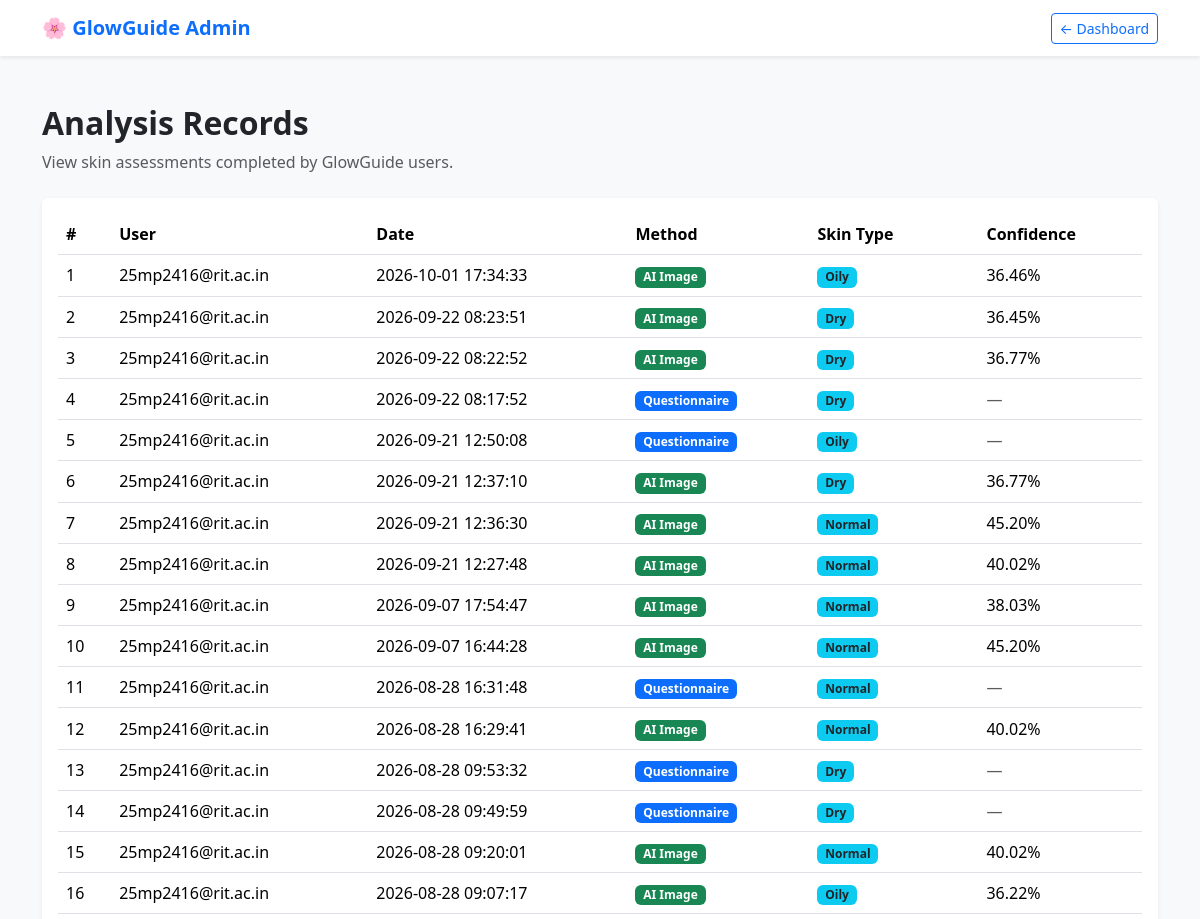
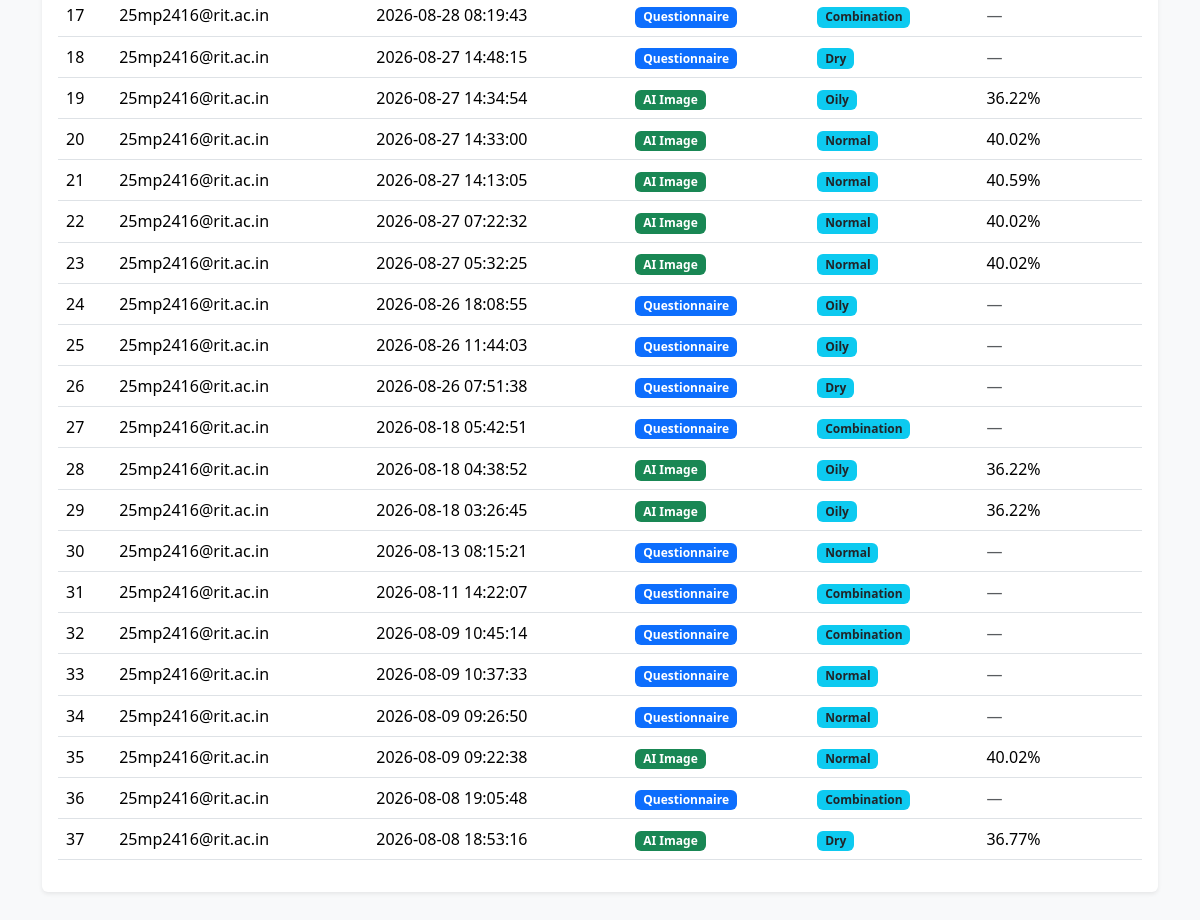
Page /admin/analyses (signed in) on the earlier database version (2 pictures, top to bottom).
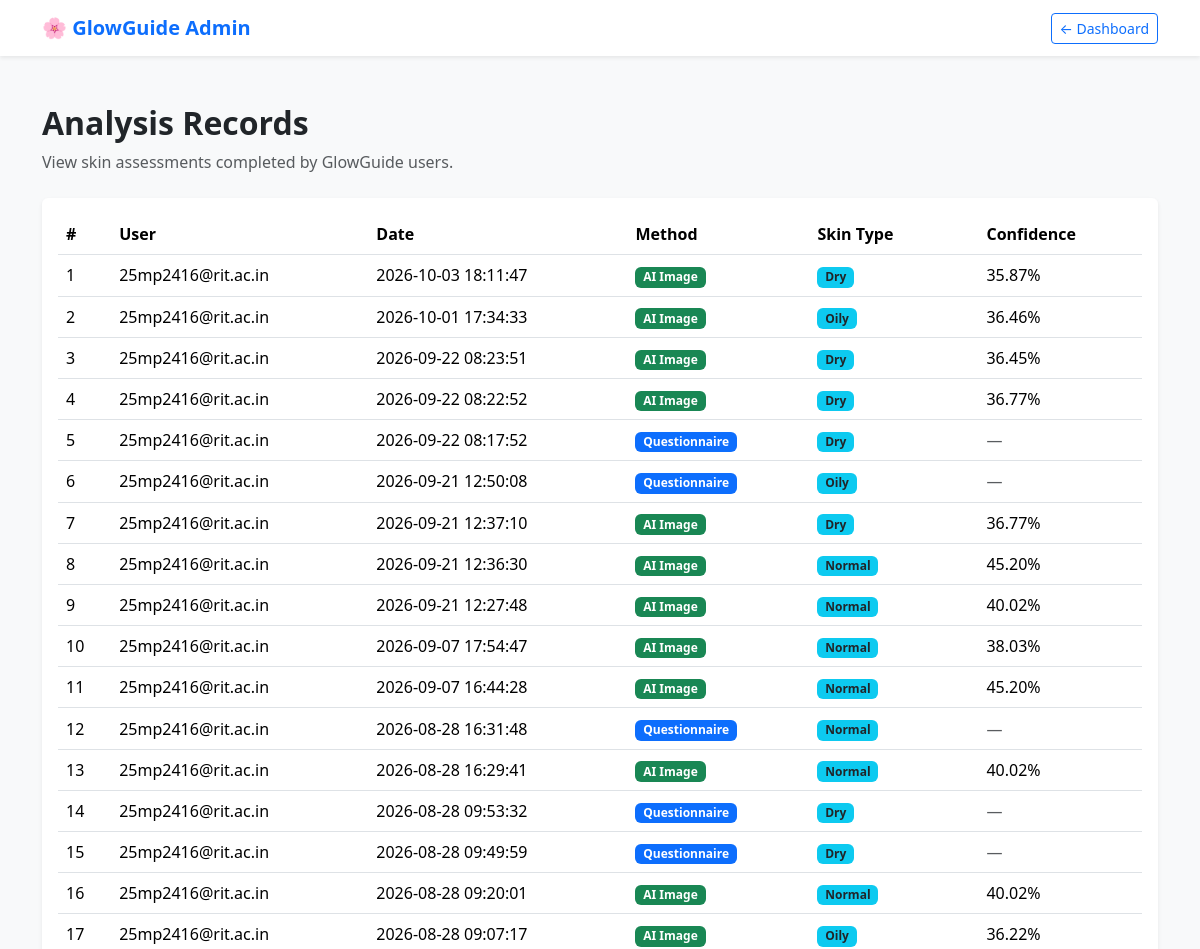
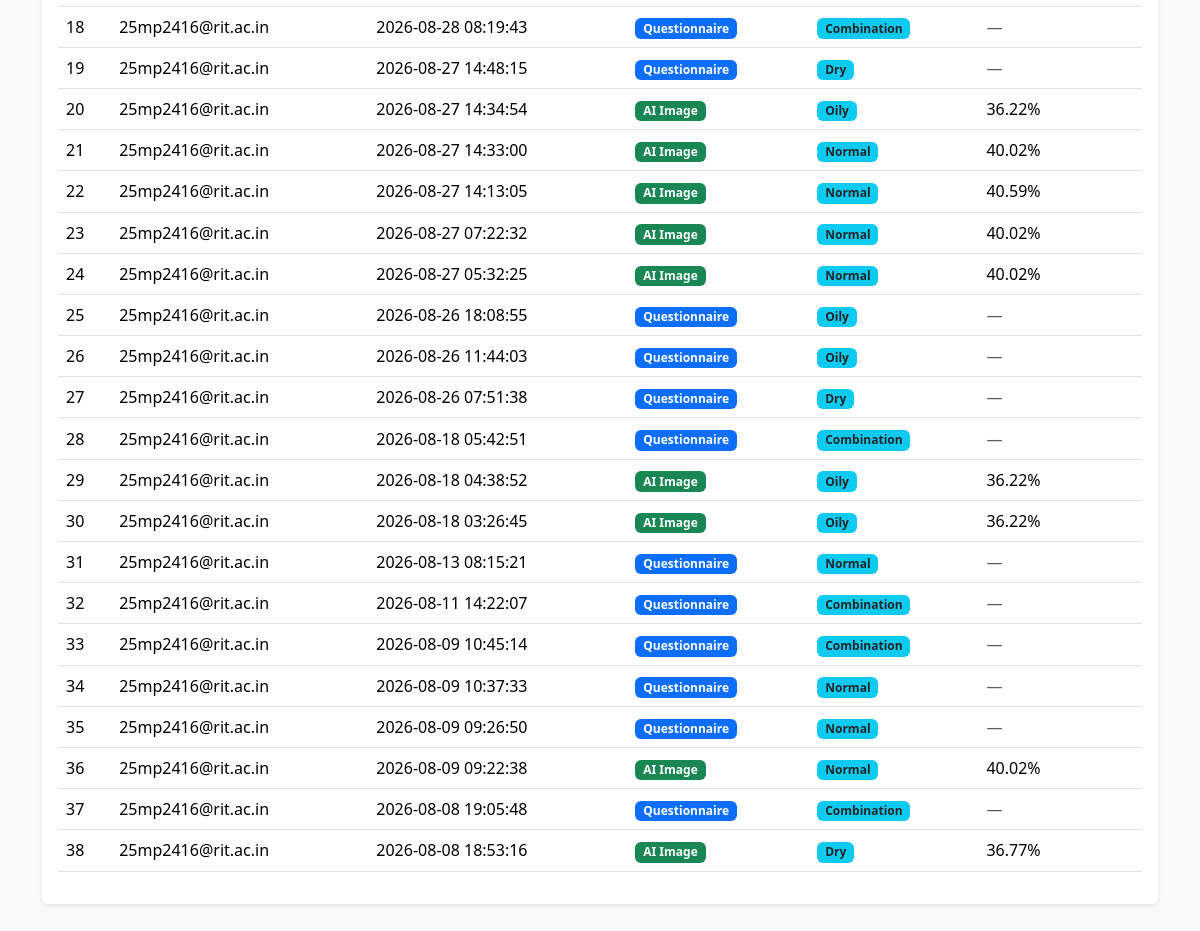
Same page on the later database version (2 pictures, top to bottom).
### tables this page shows
CREATE TABLE analysis_history (
    id INTEGER PRIMARY KEY AUTOINCREMENT,
    user_email TEXT NOT NULL,
    analysis_date TIMESTAMP DEFAULT CURRENT_TIMESTAMP,
    method TEXT NOT NULL,
    skin_type TEXT NOT NULL,
    confidence REAL,
    image_name TEXT
);

### app.py (the view)
@app.route("/admin/analyses")
def admin_analyses():
    if "user" not in session:
        return redirect("/login")
    if session.get("role") != "admin":
        return redirect("/dashboard")
    conn = get_db_connection()
    cursor = conn.cursor()
    cursor.execute("""
        SELECT *
        FROM analysis_history
        ORDER BY analysis_date DESC
    """)
    analyses = cursor.fetchall()
    conn.close()
    return render_template(
        "admin_analyses.html",
        analyses=analyses
    )

### app.py (called while the page is built)
def get_db_connection():
    conn = sqlite3.connect("glowguide.db")
    conn.row_factory = sqlite3.Row
    return conn

### templates/admin_analyses.html (shortened to what this page needs)
<!DOCTYPE html>
<html lang="en">
<head>
    <link
        href="https://cdn.jsdelivr.net/npm/bootstrap@5.3.3/dist/css/bootstrap.min.css"
        rel="stylesheet">
    <link
        rel="stylesheet"
        href="https://cdn.jsdelivr.net/npm/bootstrap-icons@1.11.3/font/bootstrap-icons.min.css">
</head>
<body class="bg-light">
<nav class="navbar bg-white shadow-sm">
    <div class="container">
        <a href="{{ url_for('admin_dashboard') }}"
           class="navbar-brand fw-bold text-primary text-decoration-none">
            🌸 GlowGuide Admin
        </a>
        <a href="{{ url_for('admin_dashboard') }}"
           class="btn btn-outline-primary btn-sm">
            ← Dashboard
        </a>
    </div>
</nav>
<div class="container py-5">
    <div class="mb-4">
        <h2 class="fw-bold">
            Analysis Records
        </h2>
        <p class="text-muted">
            View skin assessments completed by GlowGuide users.
        </p>
    </div>
    <div class="card border-0 shadow-sm">
        <div class="card-body">
            <div class="table-responsive">
                <table class="table align-middle">
                    <thead>
                        <tr>
                            <th>#</th>
                            <th>User</th>
                            <th>Date</th>
                            <th>Method</th>
                            <th>Skin Type</th>
                            <th>Confidence</th>
                        </tr>
                    </thead>
                    <tbody>
                        {% for analysis in analyses %}
                        <tr>
                            <td>
                                {{ loop.index }}
                            </td>
                            <td>
                                {{ analysis["user_email"] }}
                            </td>
                            <td>
                                {{ analysis["analysis_date"] }}
                            </td>
                            <td>
                                {% if analysis["method"] == "AI Image" %}
                                    <span class="badge bg-success">
                                        AI Image
                                    </span>
                                {% elif analysis["method"] == "Questionnaire" %}
                                    <span class="badge bg-primary">
                                        Questionnaire
                                    </span>
                                {% else %}
                                    <span class="badge bg-secondary">
                                        {{ analysis["method"] }}
                                    </span>
                                {% endif %}
                            </td>
                            <td>
                                <span class="badge bg-info text-dark">
                                    {{ analysis["skin_type"]|title }}
                                </span>
                            </td>
                            <td>
                                {% if analysis["confidence"] is not none %}
                                    {{ "%.2f"|format(
                                        analysis["confidence"] * 100
                                    ) }}%
                                {% else %}
                                    <span class="text-muted">
                                        —
                                    </span>
                                {% endif %}
                            </td>
                        </tr>
                        {% endfor %}
                    </tbody>
                </table>
            </div>
        </div>
    </div>
</div>
</body>
</html>

Differences in the rows shown:
added analysis_history: user_email "25mp2416@rit.ac.in", analysis_date "2026-10-03 18:11:47", method "AI Image", skin_type "Dry", confidence "35.87"
